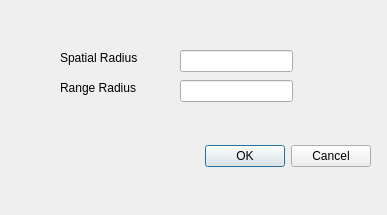
<?xml version="1.0" encoding="UTF-8"?>
<ui version="4.0">
 <class>meanShiftSegmentation</class>
 <widget class="QDialog" name="meanShiftSegmentation">
  <property name="geometry">
   <rect>
    <x>0</x>
    <y>0</y>
    <width>387</width>
    <height>215</height>
   </rect>
  </property>
  <property name="windowTitle">
   <string>Dialog</string>
  </property>
  <widget class="QDialogButtonBox" name="buttonBox">
   <property name="geometry">
    <rect>
     <x>30</x>
     <y>140</y>
     <width>341</width>
     <height>32</height>
    </rect>
   </property>
   <property name="orientation">
    <enum>Qt::Horizontal</enum>
   </property>
   <property name="standardButtons">
    <set>QDialogButtonBox::Cancel|QDialogButtonBox::Ok</set>
   </property>
  </widget>
  <widget class="QLabel" name="label">
   <property name="geometry">
    <rect>
     <x>60</x>
     <y>50</y>
     <width>151</width>
     <height>16</height>
    </rect>
   </property>
   <property name="text">
    <string>Spatial Radius</string>
   </property>
  </widget>
  <widget class="QLabel" name="label_2">
   <property name="geometry">
    <rect>
     <x>60</x>
     <y>80</y>
     <width>111</width>
     <height>16</height>
    </rect>
   </property>
   <property name="text">
    <string>Range Radius</string>
   </property>
  </widget>
  <widget class="QLineEdit" name="lineEdit_spatial_rad">
   <property name="geometry">
    <rect>
     <x>180</x>
     <y>50</y>
     <width>113</width>
     <height>22</height>
    </rect>
   </property>
  </widget>
  <widget class="QLineEdit" name="lineEdit_range_rad">
   <property name="geometry">
    <rect>
     <x>180</x>
     <y>80</y>
     <width>113</width>
     <height>22</height>
    </rect>
   </property>
  </widget>
 </widget>
 <resources/>
 <connections>
  <connection>
   <sender>buttonBox</sender>
   <signal>accepted()</signal>
   <receiver>meanShiftSegmentation</receiver>
   <slot>accept()</slot>
   <hints>
    <hint type="sourcelabel">
     <x>248</x>
     <y>154</y>
    </hint>
    <hint type="destinationlabel">
     <x>157</x>
     <y>190</y>
    </hint>
   </hints>
  </connection>
  <connection>
   <sender>buttonBox</sender>
   <signal>rejected()</signal>
   <receiver>meanShiftSegmentation</receiver>
   <slot>reject()</slot>
   <hints>
    <hint type="sourcelabel">
     <x>316</x>
     <y>160</y>
    </hint>
    <hint type="destinationlabel">
     <x>286</x>
     <y>190</y>
    </hint>
   </hints>
  </connection>
 </connections>
</ui>
